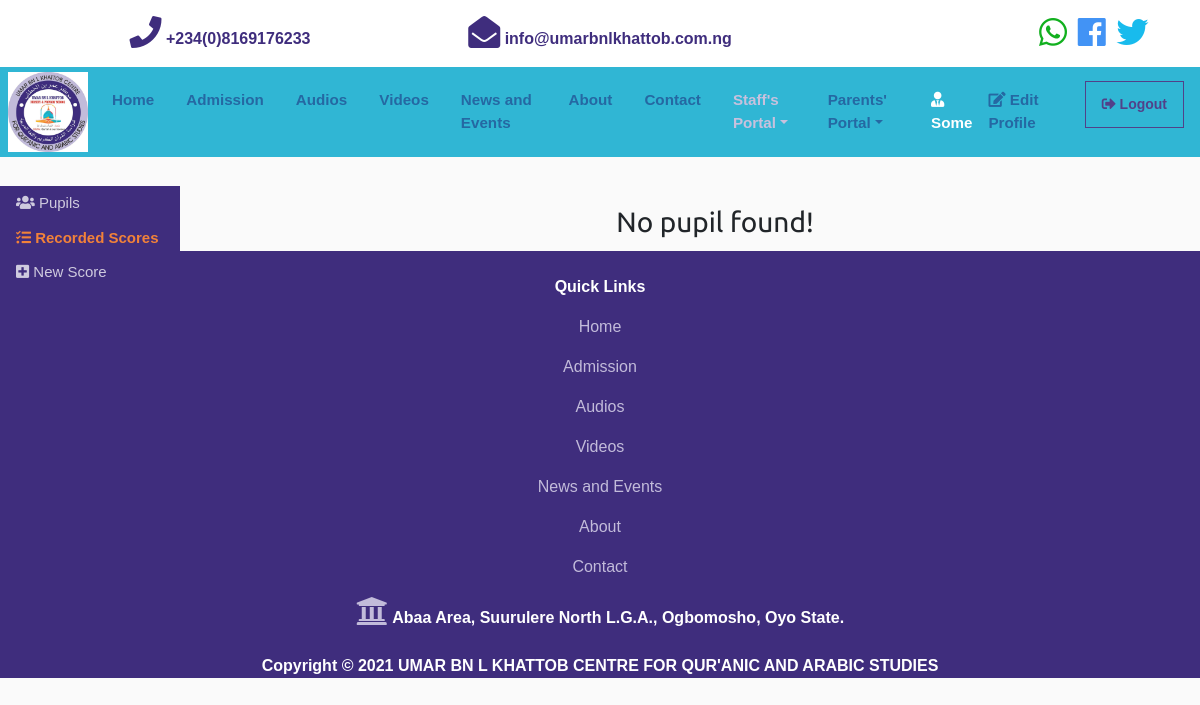
Before: /staff/nursery/first-term (signed in) with the older database file.
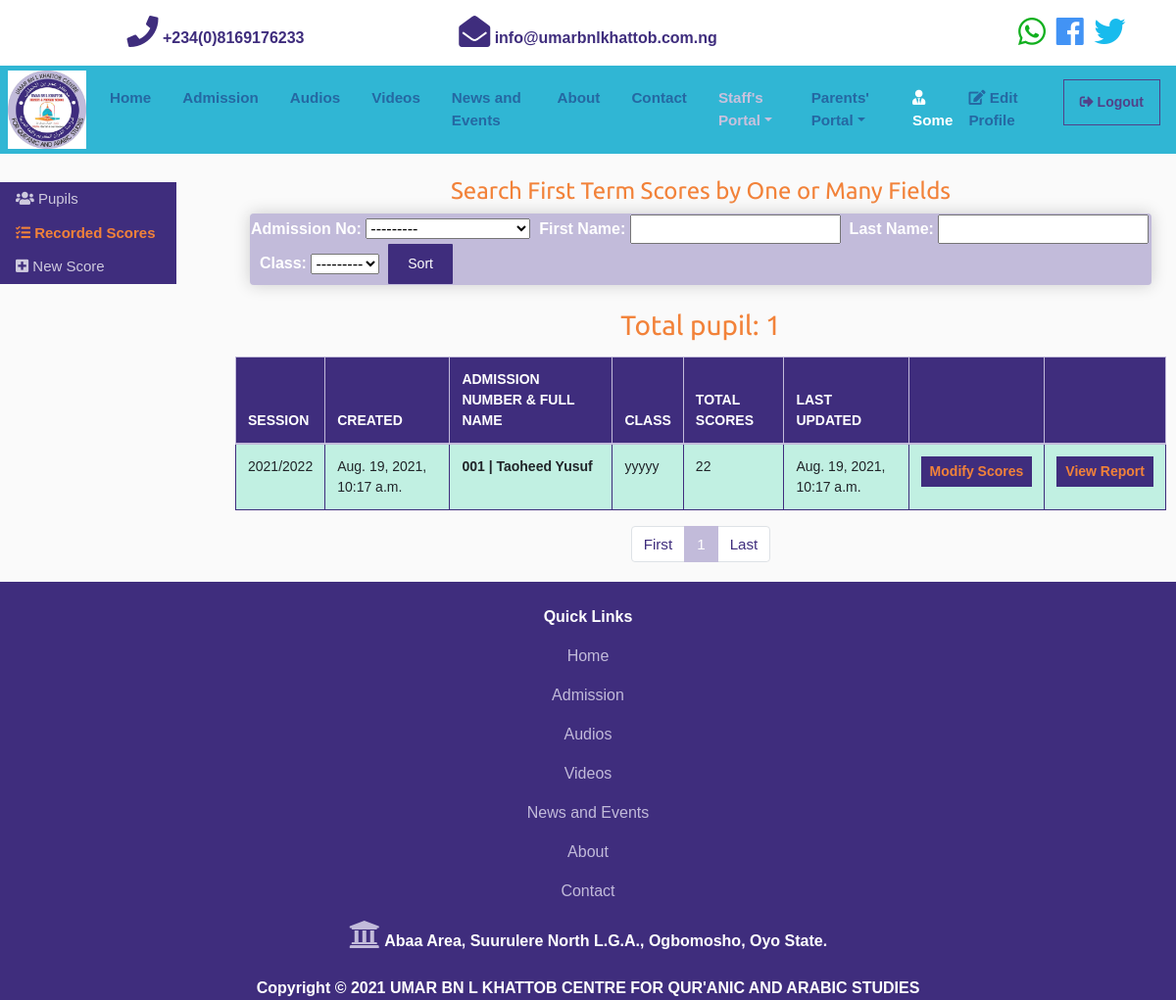
After: the same page with the newer database file.
### nursery/models.py (models this page shows, shortened)
class FirstTerm(models.Model):
    session = models.ForeignKey('management.Session', on_delete = models.SET_NULL, default=1, null=True, related_name="nursery_session")
    pupil = models.OneToOneField('records.pupil', on_delete = models.SET_NULL, unique = True, null=True, related_name="nursery_pupil")
    school_fees = models.BooleanField(max_length=5, default = False)
    quran_ca = models.IntegerField(blank=True, default = 0, verbose_name="القرآن (الإختبار)")
    tajweed_ca = models.IntegerField(blank=True, default = 0, verbose_name="التجويد (الإختبار)")
    mutoolaah_ca = models.IntegerField(blank=True, default = 0, verbose_name="المطالعة (الإختبار)")
    arabiyyah_ca = models.IntegerField(blank=True, default = 0, verbose_name="العربية (الإختبار)")
    nahw_ca = models.IntegerField(blank=True, default = 0, verbose_name="النحو (الإختبار)")
    tawheed_ca = models.IntegerField(blank=True, default = 0, verbose_name="التوحيد (الإختبار)")
    fiqh_ca = models.IntegerField(blank=True, default = 0, verbose_name="الفقه (الإختبار)")
    seeroh_ca = models.IntegerField(blank=True, default = 0, verbose_name="السيرة (الإختبار)")
    hadeeth_ca = models.IntegerField(blank=True, default = 0, verbose_name="الحديث (الإختبار)")
    imlaa_ca = models.IntegerField(blank=True, default = 0, verbose_name="الإملاء (الإختبار)")
    khot_ca = models.IntegerField(blank=True, default = 0, verbose_name="الخط العربي (الإختبار)")
    quran_exam = models.IntegerField(blank=True, default = 0, verbose_name="القرآن (الإمتحان)")
    tajweed_exam = models.IntegerField(blank=True, default = 0, verbose_name="التجويد (الإمتحان)")
    mutoolaah_exam = models.IntegerField(blank=True, default = 0, verbose_name="المطالعة (الإمتحان)")
    arabiyyah_exam = models.IntegerField(blank=True, default = 0, verbose_name="العربية (الإمتحان)")
    nahw_exam = models.IntegerField(blank=True, default = 0, verbose_name="النحو (الإمتحان)")
    tawheed_exam = models.IntegerField(blank=True, default = 0, verbose_name="التوحيد (الإمتحان)")
    fiqh_exam = models.IntegerField(blank=True, default = 0, verbose_name="الفقه (الإمتحان)")
    seeroh_exam = models.IntegerField(blank=True, default = 0, verbose_name="السيرة (الإمتحان)")
    hadeeth_exam = models.IntegerField(blank=True, default = 0, verbose_name="الحديث (الإمتحان)")
    imlaa_exam = models.IntegerField(blank=True, default = 0, verbose_name="الإملاء (الإمتحان)")
    khot_exam = models.IntegerField(blank=True, default = 0, verbose_name="الخط العربي (الإمتحان)")
    quran_tot = models.IntegerField(blank=True, default = 0)
    tajweed_tot = models.IntegerField(blank=True, default = 0)
    mutoolaah_tot = models.IntegerField(blank=True, default = 0)
    arabiyyah_tot = models.IntegerField(blank=True, default = 0)
    nahw_tot = models.IntegerField(blank=True, default = 0)
    tawheed_tot = models.IntegerField(blank=True, default = 0)
    fiqh_tot = models.IntegerField(blank=True, default = 0)
    seeroh_tot = models.IntegerField(blank=True, default = 0)
    hadeeth_tot = models.IntegerField(blank=True, default = 0)
    imlaa_tot = models.IntegerField(blank=True, default = 0)
    khot_tot = models.IntegerField(blank=True, default = 0)
    cumulative = models.IntegerField(blank=True, default = 0)
    teacher_comment = models.CharField(max_length=200, null=True, blank=True, verbose_name="تعليق المدرس")
    head_comment = models.CharField(max_length=200, null=True, blank=True, verbose_name="تعليق المدير")
    created = models.DateTimeField(auto_now_add=True, null=True)
    updated = models.DateTimeField(auto_now=True, null=True)
    class Meta:
        ordering = ('pupil__user__username',)
        verbose_name = "First Term Score"
        verbose_name_plural = "First Term Scores"

### management/models.py (models this page shows, shortened)
class Session(models.Model):
    name = models.CharField(max_length=20, blank=True, null=True)
    next = models.DateField(blank=True, null=True, verbose_name="Next Term Begins")
    ends = models.DateField(blank=True, null=True, verbose_name="Term Ends")
    head = models.CharField(max_length=40, blank=True, null=True, verbose_name="Headmaster's Name")
    school = models.ImageField(upload_to='stamp_img/%Y/%m/%d', null=True, blank=True, verbose_name="School's Stamp with Head of Schools Signature")
    created = models.DateTimeField(auto_now_add=True, null=True)
    updated = models.DateTimeField(auto_now=True, null=True)
    class Meta:
        ordering = ('-created',)
    def __str__(self):
        return str(self.name)

### records/models.py (models this page shows, shortened)
class Pupil(models.Model):
    GENDER_CHOICES = [
		('MALE','MALE'),
		('FEMALE', 'FEMALE')
	]
    ROLE_CHOICES = [
        ('Pupil', 'Pupil'),
        ('Student', 'Student'),
		('Staff', 'Staff'),
    ]
    user = models.OneToOneField(settings.AUTH_USER_MODEL, on_delete=models.SET_NULL, null=True)
    phone_number = models.CharField(max_length=20, unique=False, null=True, verbose_name="Phone Number")
    gender = models.CharField(max_length=6, choices=GENDER_CHOICES, null=True)
    dob = models.DateField(blank=True, null=True, verbose_name="Date of Birth")
    classe = models.ForeignKey(Class, on_delete=models.SET_NULL, null=True, verbose_name="Class")
    address = models.CharField(max_length=200, null=True)
    role = models.CharField(max_length=20, choices=ROLE_CHOICES, default='Pupil', null=True)
    photograph = models.ImageField(upload_to='pupil_img/%Y/%m/%d', null=True, blank=True, verbose_name="Pupil's Photograph")
    created = models.DateTimeField(auto_now_add=True, null=True)
    updated = models.DateTimeField(auto_now=True, null=True)
    def __str__(self):
        try:
            return str(self.user.username) + " | " + str(self.user.first_name) + " " + str(self.user.last_name)
        except:
            return str(self.id)
    class Meta:
        ordering = ('user__username',)

class Class(models.Model):
    name = models.CharField(max_length=20, null=True)
    teacher = models.ForeignKey(Teacher, on_delete=models.SET_NULL, null=True)
    signature = models.ImageField(upload_to='signature_img/%Y/%m/%d', null=True, blank=True, verbose_name="Class Teacher's Signature")
    created = models.DateTimeField(auto_now_add=True, null=True)
    updated = models.DateTimeField(auto_now=True, null=True)
    def __str__(self):
        try:
            return str(self.name)
        except:
            return str(self.id)
    class Meta:
        ordering = ('name',)
        verbose_name = 'Class'
        verbose_name_plural = 'Classes'

### nursery/views.py (the view)
# urls.py: path('staff/nursery/first-term', views.showFirsts, name='nursery_firsts'),
@login_required
def showFirsts(request):
    context = {}
    filtered_firsts = FirstFilter(
        request.GET,
        queryset = FirstTerm.objects.all()
    )
    context['filtered_firsts'] = filtered_firsts
    paginated_filtered_firsts = Paginator(filtered_firsts.qs, 10)
    page_number = request.GET.get('page')
    firsts_page_obj = paginated_filtered_firsts.get_page(page_number)
    context['firsts_page_obj'] = firsts_page_obj
    total_firsts = filtered_firsts.qs.count()
    context['total_firsts'] = total_firsts
    return render(request, 'nursery/first_list.html', context=context)

### home/templatetags/home_tags.py (called while the page is built)
@register.simple_tag
def my_url(value, field_name, urlencode=None):
    url = '?{}={}'.format(field_name, value)
    if urlencode:
        querystring = urlencode.split('&')
        filtered_querystring = filter(lambda p: p.split('=')[0]!=field_name, querystring)
        encoded_querystring = '&'.join(filtered_querystring)
        url = '{}&{}'.format(url, encoded_querystring)
    return url

### templates/nursery/first_list.html (shortened to what this page needs)
{% extends 'base.html' %}
{% block content %}
{% load home_tags %}
<br>
<div class="sidebar">
  <br>
  <br>
  <br>
  <br>
<a href="{% url 'pupils' %}"><i class="fas fa-users fa-1x"></i> Pupils</a>
<a href="{% url 'nursery_firsts' %}"><strong class="text-orange"><i class="fas fa-tasks fa-1x"></i> Recorded Scores</strong></a>
<a href="{% url 'nursery_first' %}"><i class="fas fa-plus-square fa-1x"></i> New Score</a>
</div>
  <section class="main">
    {% if firsts_page_obj %}
    <h4 class="text-center text-orange">Search First Term Scores by One or Many Fields</h4>
    <div class="col-md-12">
      <div class="box-element bg-warning" id="form-wrapper">
        <form method="get" class="form-inline text-white">
          {% for field in filtered_firsts.form %}
            <strong>{{field.label}}:</strong>&nbsp{{field}}&nbsp&nbsp
          {% endfor %}
          <input type="submit" class="btn btn-dark" value="Sort">
        </form>
      </div>
    </div>
    {% endif %}
    <br>
    <div class="row text-center">
      {% if firsts_page_obj %}
        <div class="col-md-12">
          {% if total_firsts > 1 %}
          <div class="form-group col-md-12">
            <h3 class="form-group text-orange">Total pupils: {{total_firsts}}</h3>
          </div>
          {% else %}
          <div class="form-group col-md-12">
            <h3 class="form-group text-orange">Total pupil: {{total_firsts}}</h3>
          </div>
          {% endif %}
          <div class="table-responsive">
            <table class="table table-bordered">
              <thead class="thead-primary">
                <tr>
                  <th>SESSION</th>
                  <th>CREATED</th>
                  <th>ADMISSION NUMBER & FULL NAME</th>
                  <th>CLASS</th>
                  <th>TOTAL SCORES</th>
                  <th>LAST UPDATED</th>
                  <th></th>
                  <th></th>
                </tr>
              </thead>
              <tbody>
              {% for first in firsts_page_obj %}
                <tr class="table-success">
                  <td>{{first.session}}</td>
                  <td>{{first.created}}</td>
                  <td><strong>{{first.pupil}}</strong></td>
                  <td>{{first.pupil.classe}}</td>
                  <td>{{first.cumulative}}</td>
                  <td>{{first.updated}}</td>
                  <td class="text-center"><a href="first-term/update/{{first.id}}"><button type="button" class="btn btn-sm btn-primary text-orange"><strong>Modify Scores</strong></button></a></td>
                  <td class="text-center"><a href="{% url 'nursery_show_first' first.id %}"><button type="button" class="btn btn-sm btn-primary text-orange"><strong>View Report</strong></button></a></td>
                </tr>
              {% endfor %}
              </tbody>
            </table>
            <nav aria-label="...">
              <ul class="pagination justify-content-center">
                <li class="page-item"><a class="page-link" href="{% my_url 1 'page' request.GET.urlencode %}" tabindex="-1" aria-disabled="true">First</a></li>
                <li class="page-item active" aria-current="page"><a class="page-link" href="{% my_url firsts_page_obj.number 'page' request.GET.urlencode %}">{{firsts_page_obj.number}}<span class="sr-only">(current)</span></a></li>
                <li class="page-item"><a class="page-link" href="{% my_url firsts_page_obj.paginator.num_pages 'page' request.GET.urlencode %}">Last</a></li>
              </ul>
            </nav>
          </div>
        </div>
      {% else %}
      <div class="container">
        <h3>No pupil found!</h3>
      </div>
      {% endif %}
    </div>
  </section>
{% endblock content%}

Changed rows visible on the page:
added FirstTerm: session "2021/2022", created "Aug. 19, 2021, 10:17 a.m.", pupil "001 | Taoheed Yusuf", pupil.classe "yyyyy", cumulative "22", updated "Aug. 19, 2021, 10:17 a.m."
Other visible differences:
form field value: (not shown) → "Sort"
{{ total_firsts }}: (not shown) → "1"
{{ firsts_page_obj.number }}: (not shown) → "1"
text no longer shown: "No pupil found!"
text now shown: "Search First Term Scores by One or Many Fields Total pupil: SESSION CREATED ADMISSION NUMBER & FULL NAME CLASS TOTAL SCORES LAST UPDATED First Last"
new list line: "Admission No : ---------"
new list line: "First Name : "
new list line: "Last Name : "
new list line: "Class : ---------"
